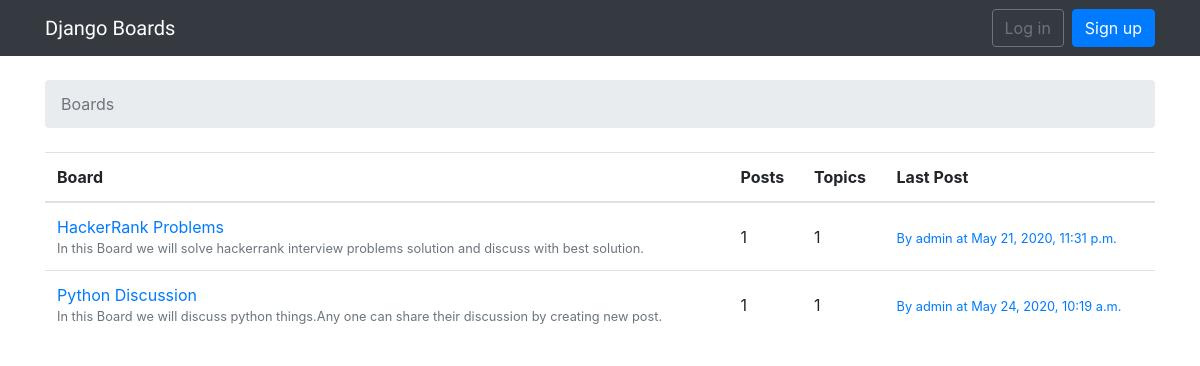
The page / on the database its author committed.
### board/models.py (models this page shows, shortened)
class Board(models.Model):
    name = models.CharField(max_length=30, unique=True)
    description = models.CharField(max_length=100)
    def get_posts_count(self):
        return Post.objects.filter(topic__board=self).count()
    def get_last_post(self):
        return Post.objects.filter(topic__board=self).order_by('-created_at').first()

class Post(models.Model):
    message = models.TextField(blank = True)
    solution = models.TextField(blank = True)
    topic = models.ForeignKey(Topic, on_delete=models.CASCADE, related_name='posts')
    created_at = models.DateTimeField(auto_now_add=True)
    updated_at = models.DateTimeField(null=True)
    created_by = models.ForeignKey(User, on_delete=models.CASCADE, related_name='posts')
    updated_by = models.ForeignKey(User, on_delete=models.CASCADE, null=True, related_name='+')

### board/views.py (the view)
# urls.py: 2. Add a URL to urlpatterns:  path('', views.home, name='home')
def home(request):
    boards = Board.objects.all()
    return render(request,'home.html',{'boards':boards})

### templates/home.html
{% extends 'base.html' %}
{% block breadcrumb %}
  <li class="breadcrumb-item active">Boards</li>
{% endblock %}
{% block content %}
  <table class="table">
    <thead class="thead-inverse">
      <tr>
        <th>Board</th>
        <th>Posts</th>
        <th>Topics</th>
        <th>Last Post</th>
      </tr>
    </thead>
    <tbody>
      {% for board in boards %}
        <tr>
          <td>
            <a href="{% url 'board_topics' board.pk %}">{{ board.name }}</a>
            <small class="text-muted d-block">{{ board.description }}</small>
          </td>
          <td class="align-middle">
            {{ board.get_posts_count }}
          </td>
          <td class="align-middle">
            {{ board.topics.count }}
          </td>
          <td class="align-middle">
            {% with post=board.get_last_post %}
              {% if post %}
                <small>
                    <a href="{% url 'topic_posts' board.pk post.topic.pk %}">
                    By {{ post.created_by.username }} at {{ post.created_at }}
                    </a>
                </small>
              {% else %}
                <small class="text-muted">
                    <em>No posts yet.</em>
                </small>
              {% endif %}
            {% endwith %}
          </td>
        </tr>
      {% endfor %}
    </tbody>
  </table>
{% endblock %}

### templates/base.html (shortened to what this page needs)
{% load static %}
<!DOCTYPE html>
<html>
  <head>
    <link rel="stylesheet" href="{% static 'css/bootstrap.min.css' %}">
    <link rel="stylesheet" href="{% static 'css/app.css' %}">
  </head>
  <body>
    {% block body %}
        <nav class="navbar navbar-expand-sm navbar-dark bg-dark">
            <div class="container">
                <a class="navbar-brand" href="{% url 'home' %}">Django Boards</a>
                <div class="collapse navbar-collapse" id="mainMenu">
                    {% if user.is_authenticated %}
                        <ul class="navbar-nav ml-auto">
                            <li class="nav-item dropdown">
                            <a class="nav-link dropdown-toggle" href="#" id="userMenu" data-toggle="dropdown" aria-haspopup="true" aria-expanded="false">
                                {{ user.username }}
                            </a>
                            <div class="dropdown-menu dropdown-menu-right" aria-labelledby="userMenu">
                                <a class="dropdown-item" href="#">My account</a>
                                <a class="dropdown-item" href="{% url 'password_change' %}">Change password</a>
                                <div class="dropdown-divider"></div>
                                <a class="dropdown-item" href="{% url 'logout' %}">Log out</a>
                            </div>
                            </li>
                        </ul>
                    {% else %}
                        <form class="form-inline ml-auto">
                            <a href="{% url 'login' %}" class="btn btn-outline-secondary">Log in</a>
                            <a href="{% url 'signup' %}" class="btn btn-primary ml-2">Sign up</a>
                        </form>
                    {% endif %}
                </div>
            </div>
        </nav>
        <div class="container">
            <ol class="breadcrumb my-4">
            {% block breadcrumb %}
            {% endblock %}
            </ol>
            {% block content %}
            {% endblock content %}
        </div>
    {% endblock body %}
  </body>
</html>

### static/css/app.css (style rules this page uses)
.navbar-brand { font-family: 'Peralta', cursive; }

### rows shown on the page
Board: name "HackerRank Problems", description "In this Board we will solve hackerrank interview problems solution and discuss with best solution.", get_posts_count "1", topics.count "1", get_last_post.created_by.username "admin", get_last_post.created_at "May 21, 2020, 11:31 p.m."
Board: name "Python Discussion", description "In this Board we will discuss python things.Any one can share their discussion by creating new post.", get_posts_count "1", topics.count "1", get_last_post.created_by.username "admin", get_last_post.created_at "May 24, 2020, 10:19 a.m."
